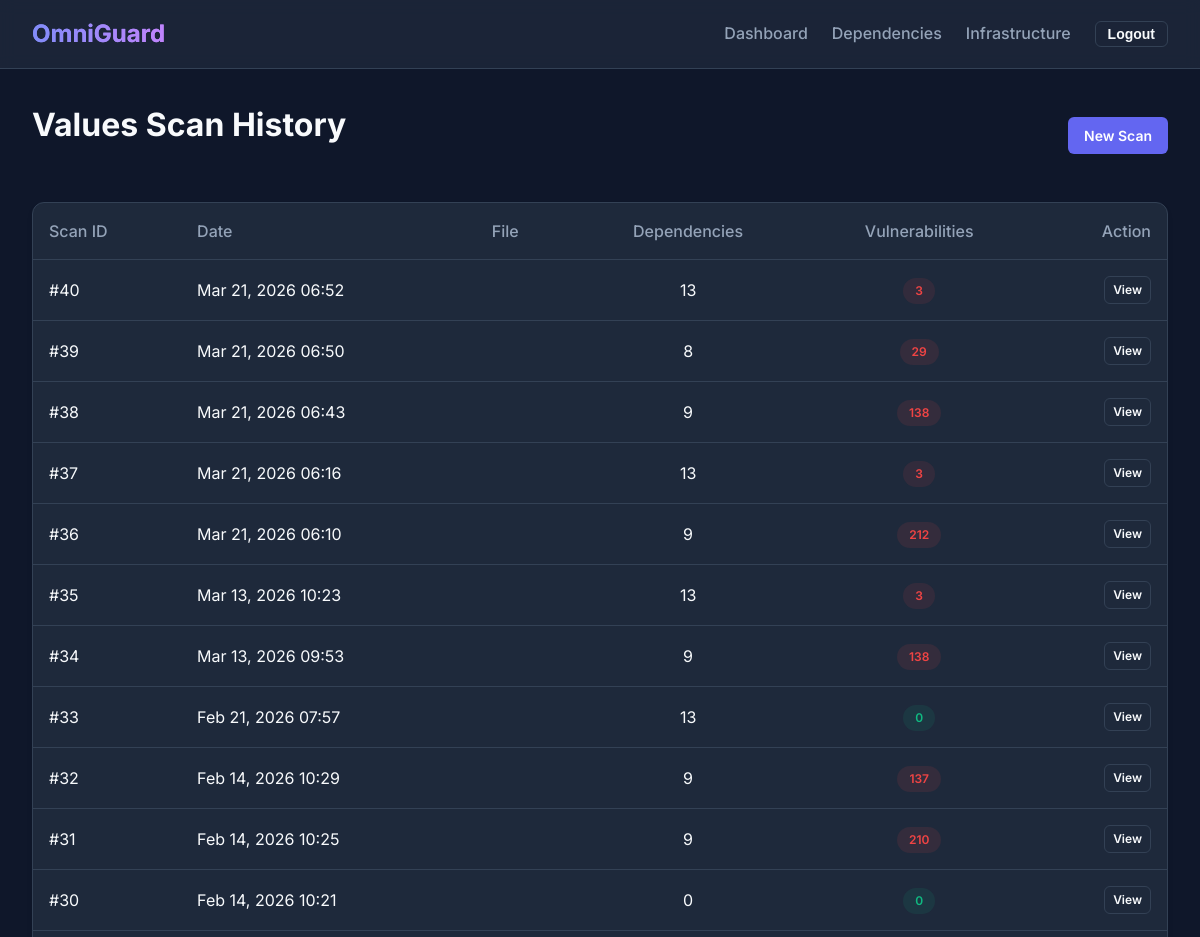
/analyze-code/history/ (signed in, upper part), run on an earlier commit of the app's database.
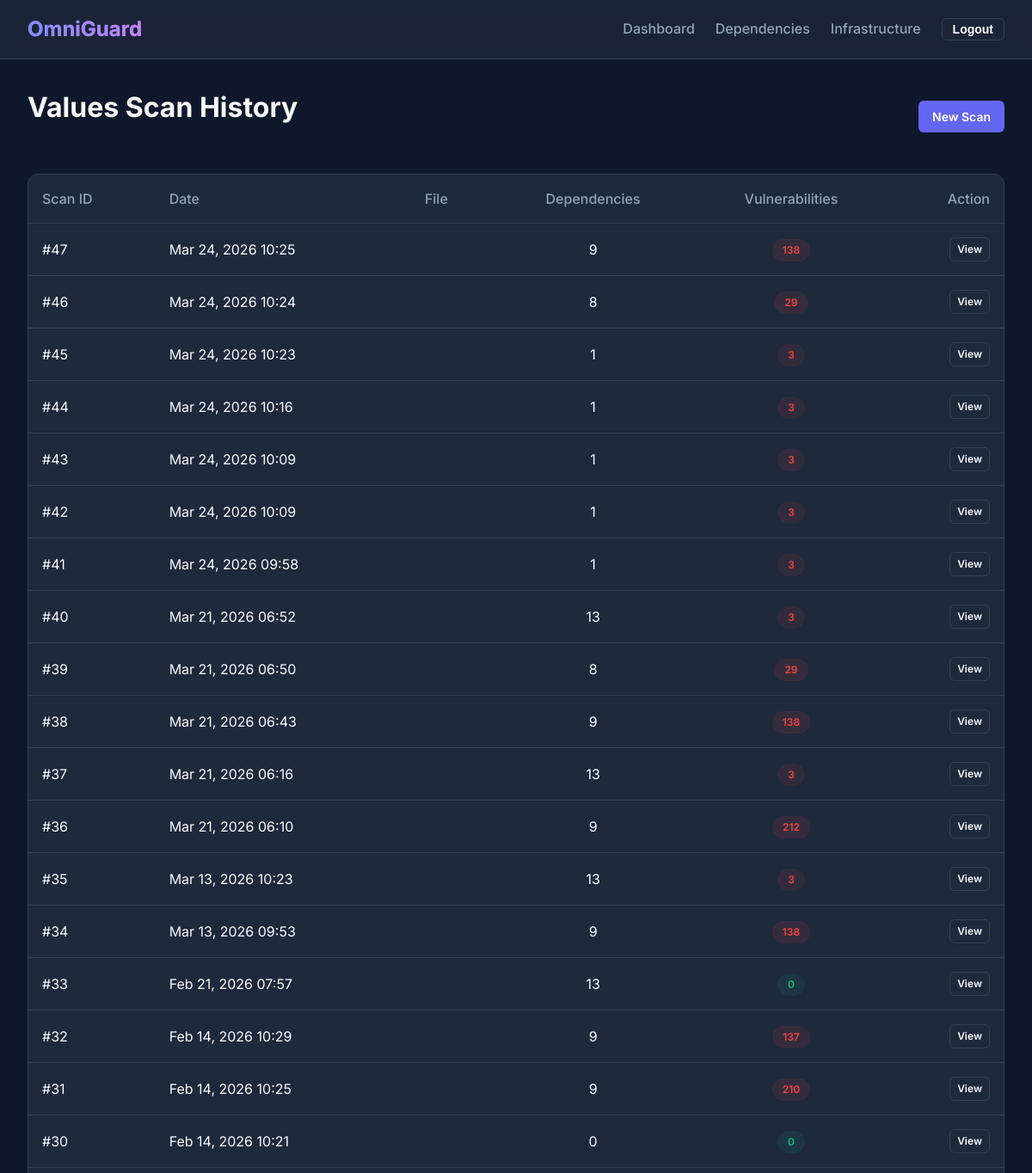
And on a later commit of the database.
### dependency_analysis/models.py (models this page shows, shortened)
class ScanReport(models.Model):
    user = models.ForeignKey(User, on_delete=models.CASCADE)
    scan_date = models.DateTimeField(auto_now_add=True)
    total_dependencies = models.IntegerField(default=0)
    vulnerabilities_found = models.IntegerField(default=0)

### dependency_analysis/views.py (the view)
# urls.py: path('analyze-code/history/', views.report_list_view, name='dependency_report_list'),
@login_required
def report_list_view(request):
    reports = ScanReport.objects.filter(user=request.user).order_by('-scan_date')
    return render(request, 'dependency_analysis/report_list.html', {'reports': reports})

### templates/dependency_analysis/report_list.html (shortened to what this page needs)
{% extends 'base.html' %}
{% block content %}
<div class="fade-in">
    <div style="display: flex; justify-content: space-between; align-items: center; margin-bottom: 2rem;">
        <h1>Values Scan History</h1>
        <a href="{% url 'upload_dependency' %}" class="btn btn-primary">New Scan</a>
    </div>
    <div class="card" style="padding: 0;">
        <table style="width: 100%; border-collapse: collapse;">
            <thead>
                <tr style="border-bottom: 1px solid var(--border-color);">
                    <th style="text-align: left; padding: 1rem; color: var(--text-muted); font-weight: 500;">Scan ID</th>
                    <th style="text-align: left; padding: 1rem; color: var(--text-muted); font-weight: 500;">Date</th>
                    <th style="text-align: left; padding: 1rem; color: var(--text-muted); font-weight: 500;">File</th>
                    <th style="text-align: center; padding: 1rem; color: var(--text-muted); font-weight: 500;">Dependencies</th>
                    <th style="text-align: center; padding: 1rem; color: var(--text-muted); font-weight: 500;">Vulnerabilities</th>
                    <th style="text-align: right; padding: 1rem; color: var(--text-muted); font-weight: 500;">Action</th>
                </tr>
            </thead>
            <tbody>
                {% for report in reports %}
                <tr style="border-bottom: 1px solid var(--border-color);">
                    <td style="padding: 1rem;">#{{ report.id }}</td>
                    <td style="padding: 1rem;">{{ report.scan_date|date:"M d, Y H:i" }}</td>
                    <td style="padding: 1rem;">{{ report.uploaded_file.name }}</td>
                    <td style="padding: 1rem; text-align: center;">{{ report.total_dependencies }}</td>
                    <td style="padding: 1rem; text-align: center;">
                        {% if report.vulnerabilities_found > 0 %}
                            <span class="status-badge status-danger">{{ report.vulnerabilities_found }}</span>
                        {% else %}
                            <span class="status-badge status-success">0</span>
                        {% endif %}
                    </td>
                    <td style="padding: 1rem; text-align: right;">
                        <a href="{% url 'dependency_report_detail' report.id %}" class="btn btn-outline" style="padding: 0.25rem 0.5rem; font-size: 0.75rem;">View</a>
                    </td>
                </tr>
                {% empty %}
                <tr>
                    <td colspan="6" style="padding: 2rem; text-align: center; color: var(--text-muted);">No scans found.</td>
                </tr>
                {% endfor %}
            </tbody>
        </table>
    </div>
</div>
{% endblock %}

### templates/base.html (shortened to what this page needs)
{% load static %}
<!doctype html>
<html lang="en">
  <head>
    <link rel="stylesheet" href="{% static 'css/styles.css' %}" />
  </head>
  <body>
    <nav class="navbar">
      <div class="brand">
        <a href="{% url 'dashboard' %}" style="text-decoration: none">
          <span
            style="
              background: linear-gradient(to right, #818cf8, #c084fc);
              -webkit-background-clip: text;
              -webkit-text-fill-color: transparent;
            "
            >OmniGuard</span
          >
        </a>
      </div>
      <div class="nav-links">
        {% if user.is_authenticated %}
        <a href="{% url 'dashboard' %}" class="nav-link">Dashboard</a>
        <a href="{% url 'dependency_report_list' %}" class="nav-link"
          >Dependencies</a
        >
        <a href="{% url 'network_report_list' %}" class="nav-link"
          >Infrastructure</a
        >
        <form action="{% url 'logout' %}" method="post" style="display: inline">
          <button
            type="submit"
            class="btn btn-outline"
            style="padding: 0.25rem 0.75rem"
          >
            Logout
          </button>
        </form>
        {% else %}
        <a href="{% url 'login' %}" class="nav-link">Login</a>
        <a href="{% url 'register' %}" class="nav-link">Register</a>
        {% endif %}
      </div>
    </nav>
    <main class="container fade-in">
       {% block content %}{% endblock %}
    </main>
  </body>
</html>

### static/css/styles.css (style rules this page uses)
:root { --primary-color: #6366f1; --primary-hover: #4f46e5; --bg-color: #0f172a; --card-bg: #1e293b; --text-color: #f8fafc; --text-muted: #94a3b8; --border-color: #334155; --success-color: #10b981; --warning-color: #f59e0b; --danger-color: #ef4444; --font-family: 'Inter', system-ui, -apple-system, sans-serif; }
body { background-color: var(--bg-color); color: var(--text-color); font-family: var(--font-family); margin: 0; padding: 0; line-height: 1.5; }
a { color: var(--primary-color); text-decoration: none; transition: color 0.2s; }
.navbar { background-color: var(--card-bg); border-bottom: 1px solid var(--border-color); padding: 1rem 2rem; display: flex; justify-content: space-between; align-items: center; position: sticky; top: 0; z-index: 1000; backdrop-filter: blur(8px); background-color: rgba(30, 41, 59, 0.8); }
.brand { font-size: 1.5rem; font-weight: 700; background: linear-gradient(to right, #818cf8, #c084fc); -webkit-background-clip: text; -webkit-text-fill-color: transparent; }
.nav-links { display: flex; gap: 1.5rem; }
.nav-link { color: var(--text-muted); font-weight: 500; }
.container { max-width: 1200px; margin: 0 auto; padding: 2rem; }
.card { background-color: var(--card-bg); border: 1px solid var(--border-color); border-radius: 0.75rem; padding: 1.5rem; margin-bottom: 1.5rem; box-shadow: 0 4px 6px -1px rgba(0, 0, 0, 0.1), 0 2px 4px -1px rgba(0, 0, 0, 0.06); transition: transform 0.2s, box-shadow 0.2s; }
.btn { display: inline-block; padding: 0.5rem 1rem; border-radius: 0.375rem; font-weight: 600; cursor: pointer; border: none; transition: all 0.2s; font-size: 0.875rem; }
.btn-primary { background-color: var(--primary-color); color: white; }
.btn-outline { background-color: transparent; border: 1px solid var(--border-color); color: var(--text-color); }
h1, h2, h3 { margin-top: 0; color: var(--text-color); }
.status-badge { display: inline-flex; align-items: center; padding: 0.25rem 0.75rem; border-radius: 9999px; font-size: 0.75rem; font-weight: 600; }
.status-success { background-color: rgba(16, 185, 129, 0.1); color: var(--success-color); }
.status-danger { background-color: rgba(239, 68, 68, 0.1); color: var(--danger-color); }
.fade-in { animation: fadeIn 0.5s ease-out forwards; opacity: 0; }

What changed in the data, as far as the page shows it:
added ScanReport: id "47", scan_date "Mar 24, 2026 10:25", total_dependencies "9", vulnerabilities_found "138"
added ScanReport: id "46", scan_date "Mar 24, 2026 10:24", total_dependencies "8", vulnerabilities_found "29"
added ScanReport: id "45", scan_date "Mar 24, 2026 10:23", total_dependencies "1", vulnerabilities_found "3"
added ScanReport: id "44", scan_date "Mar 24, 2026 10:16", total_dependencies "1", vulnerabilities_found "3"
added ScanReport: id "43", scan_date "Mar 24, 2026 10:09", total_dependencies "1", vulnerabilities_found "3"
added ScanReport: id "42", scan_date "Mar 24, 2026 10:09", total_dependencies "1", vulnerabilities_found "3"
added ScanReport: id "41", scan_date "Mar 24, 2026 09:58", total_dependencies "1", vulnerabilities_found "3"
